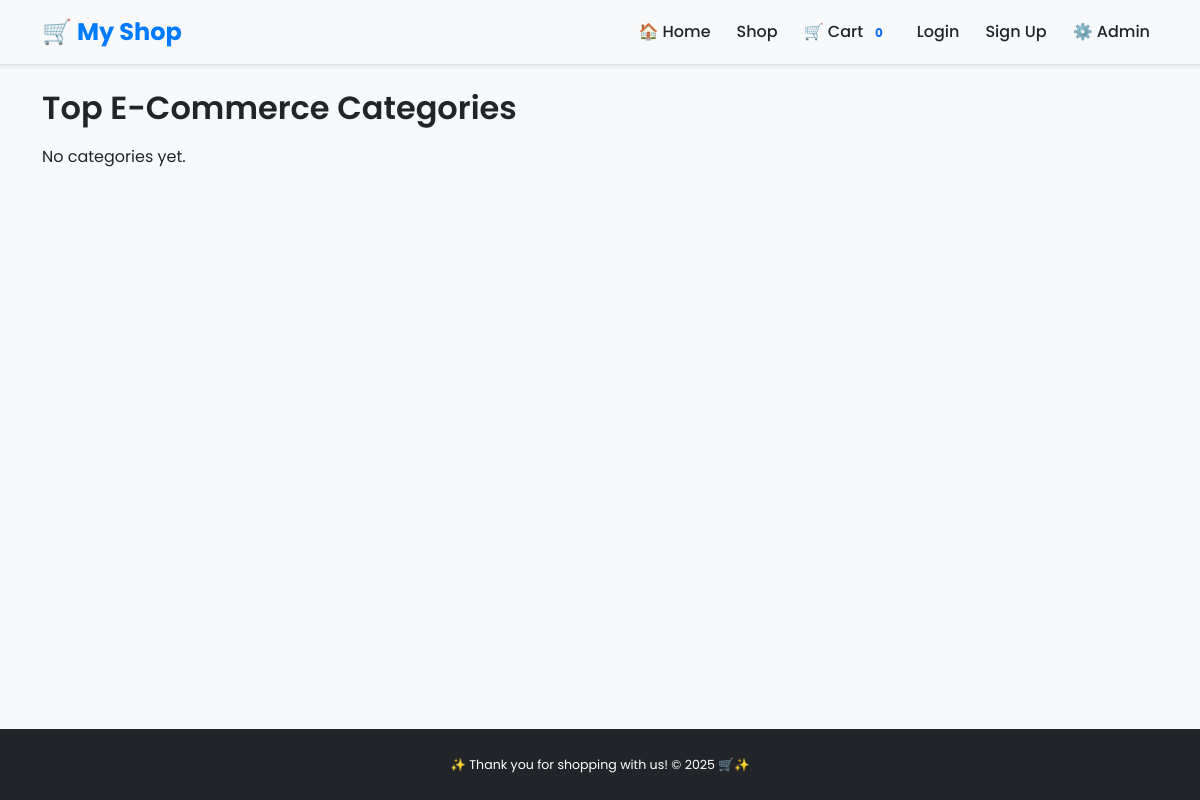
Before: /catalog/ with the older database file.
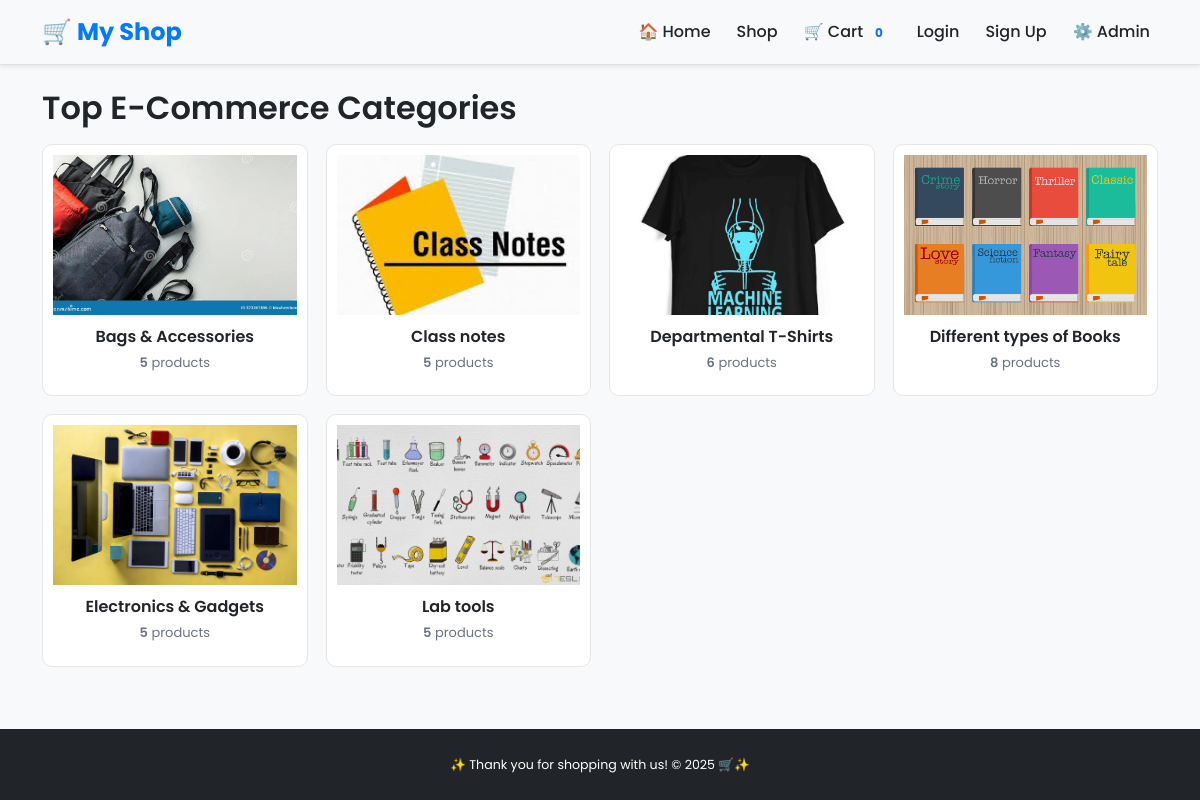
After: the same page with the newer database file.
### catalog/models.py (models this page shows, shortened)
class Category(models.Model):
    name = models.CharField(max_length=120, unique=True)
    slug = models.SlugField(max_length=140, unique=True, blank=True)
    description = models.TextField(blank=True)
    image = models.ImageField(upload_to="category_images/", blank=True, null=True)
    price = models.DecimalField(max_digits=10, decimal_places=2, default=0)
    is_active = models.BooleanField(default=True)
    class Meta:
        verbose_name_plural = "Categories"
        ordering = ["name"]
    @property
    def product_count(self):
        return self.products.filter(is_active=True).count()

### catalog/views.py (the view)
# urls.py: path('', CategoryListView.as_view(), name='category_list'),
class CategoryListView(ListView):
    model = Category
    template_name = 'catalog/category_list.html'
    context_object_name = 'categories'

### orders/cart.py (called while the page is built)
    def __len__(self):
        return sum(int(item["qty"]) for item in self.cart.values())

    @property
    def subtotal(self):
        return sum(Decimal(i.get("price", 0)) * i.get("qty", 0) for i in self.cart.values())

### orders/context_processors.py (called while the page is built)
def cart_summary(request):
    cart = Cart(request)
    return {
        "cart": cart,                 # ✅ return the cart object
        "cart_count": len(cart),      # optional shortcut
        "cart_subtotal": cart.subtotal,
    }

### Templates/catalog/category_list.html (shortened to what this page needs)
{% extends "base.html" %}
{% block content %}
<h2 class="mb-3">Top E-Commerce Categories</h2>
<div class="grid">
  {% for c in categories %}
  <a class="stretched" href="{% url 'catalog:product_list' c.slug %}">
    <div class="card">
      {% if c.image %}
        <img src="{{ c.image.url }}" alt="{{ c.name }}" style="width:100%;height:160px;object-fit:cover;">
      {% else %}
        <img src="/static/no-image.png" alt="No image" style="width:100%;height:160px;object-fit:cover;">
      {% endif %}
      <div class="body">
        <h5>{{ c.name }}</h5>
        <div class="muted"><span class="count">{{ c.product_count }}</span> products</div>
      </div>
    </div>
  </a>
  {% empty %}
  <p>No categories yet.</p>
  {% endfor %}
</div>
{% endblock %}

Changed rows visible on the page:
added Category: image (picture), name "Bags & Accessories", product_count "5"
added Category: image (picture), name "Class notes", product_count "5"
added Category: image (picture), name "Departmental T-Shirts", product_count "6"
added Category: image (picture), name "Different types of Books", product_count "8"
added Category: image (picture), name "Electronics & Gadgets", product_count "5"
added Category: image (picture), name "Lab tools", product_count "5"
Other visible differences:
text no longer shown: "No categories yet."
